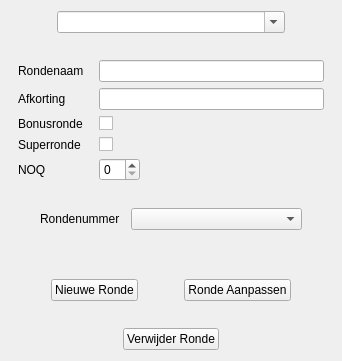
     <widget class="QWidget" name="tab">
      <attribute name="title">
       <string>Rondeinformatie</string>
      </attribute>
      <layout class="QGridLayout" name="gridLayout_6">
       <item row="0" column="0">
        <layout class="QVBoxLayout" name="verticalLayout_2" stretch="2,1,10,1,2,2,2,1,2">
         <item>
          <layout class="QHBoxLayout" name="horizontalLayout_5" stretch="2,10,2">
           <item>
            <spacer name="horizontalSpacer_15">
             <property name="orientation">
              <enum>Qt::Horizontal</enum>
             </property>
             <property name="sizeHint" stdset="0">
              <size>
               <width>40</width>
               <height>20</height>
              </size>
             </property>
            </spacer>
           </item>
           <item>
            <widget class="QComboBox" name="origineelRBox">
             <property name="editable">
              <bool>true</bool>
             </property>
            </widget>
           </item>
           <item>
            <spacer name="horizontalSpacer_16">
             <property name="orientation">
              <enum>Qt::Horizontal</enum>
             </property>
             <property name="sizeHint" stdset="0">
              <size>
               <width>40</width>
               <height>20</height>
              </size>
             </property>
            </spacer>
           </item>
          </layout>
         </item>
         <item>
          <spacer name="verticalSpacer_7">
           <property name="orientation">
            <enum>Qt::Vertical</enum>
           </property>
           <property name="sizeHint" stdset="0">
            <size>
             <width>17</width>
             <height>13</height>
            </size>
           </property>
          </spacer>
         </item>
         <item>
          <layout class="QGridLayout" name="gridLayout_5" rowstretch="10,1,1,1,1" columnstretch="1,10,30,1">
           <item row="0" column="1">
            <widget class="QLabel" name="label_7">
             <property name="text">
              <string>Rondenaam</string>
             </property>
            </widget>
           </item>
           <item row="0" column="2">
            <widget class="QLineEdit" name="RondenaamTxt"/>
           </item>
           <item row="0" column="3">
            <spacer name="horizontalSpacer_17">
             <property name="orientation">
              <enum>Qt::Horizontal</enum>
             </property>
             <property name="sizeHint" stdset="0">
              <size>
               <width>13</width>
               <height>22</height>
              </size>
             </property>
            </spacer>
           </item>
           <item row="1" column="2">
            <widget class="QLineEdit" name="AfkortingTxt"/>
           </item>
           <item row="2" column="1">
            <widget class="QLabel" name="label_3">
             <property name="text">
              <string>Bonusronde</string>
             </property>
            </widget>
           </item>
           <item row="0" column="0">
            <spacer name="horizontalSpacer_18">
             <property name="orientation">
              <enum>Qt::Horizontal</enum>
             </property>
             <property name="sizeHint" stdset="0">
              <size>
               <width>13</width>
               <height>22</height>
              </size>
             </property>
            </spacer>
           </item>
           <item row="3" column="1">
            <widget class="QLabel" name="label_10">
             <property name="text">
              <string>Superronde</string>
             </property>
            </widget>
           </item>
           <item row="2" column="2">
            <widget class="QCheckBox" name="bonusCheck">
             <property name="text">
              <string/>
             </property>
            </widget>
           </item>
           <item row="3" column="2">
            <widget class="QCheckBox" name="superCheck">
             <property name="text">
              <string/>
             </property>
            </widget>
           </item>
           <item row="1" column="1">
            <widget class="QLabel" name="label_11">
             <property name="text">
              <string>Afkorting</string>
             </property>
            </widget>
           </item>
           <item row="4" column="1">
            <widget class="QLabel" name="label_4">
             <property name="text">
              <string>NOQ</string>
             </property>
            </widget>
           </item>
           <item row="4" column="2">
            <widget class="QSpinBox" name="NOQBOX">
             <property name="sizePolicy">
              <sizepolicy hsizetype="Fixed" vsizetype="Fixed">
               <horstretch>0</horstretch>
               <verstretch>0</verstretch>
              </sizepolicy>
             </property>
            </widget>
           </item>
          </layout>
         </item>
         <item>
          <spacer name="verticalSpacer_8">
           <property name="orientation">
            <enum>Qt::Vertical</enum>
           </property>
           <property name="sizeHint" stdset="0">
            <size>
             <width>20</width>
             <height>40</height>
            </size>
           </property>
          </spacer>
         </item>
         <item>
          <layout class="QHBoxLayout" name="horizontalLayout_6" stretch="5,10,1,30,5">
           <item>
            <spacer name="horizontalSpacer_19">
             <property name="orientation">
              <enum>Qt::Horizontal</enum>
             </property>
             <property name="sizeHint" stdset="0">
              <size>
               <width>40</width>
               <height>20</height>
              </size>
             </property>
            </spacer>
           </item>
           <item>
            <widget class="QLabel" name="label_12">
             <property name="text">
              <string>Rondenummer</string>
             </property>
            </widget>
           </item>
           <item>
            <spacer name="horizontalSpacer_20">
             <property name="orientation">
              <enum>Qt::Horizontal</enum>
             </property>
             <property name="sizeHint" stdset="0">
              <size>
               <width>40</width>
               <height>20</height>
              </size>
             </property>
            </spacer>
           </item>
           <item>
            <widget class="QComboBox" name="rondeNummerBox"/>
           </item>
           <item>
            <spacer name="horizontalSpacer_21">
             <property name="orientation">
              <enum>Qt::Horizontal</enum>
             </property>
             <property name="sizeHint" stdset="0">
              <size>
               <width>40</width>
               <height>20</height>
              </size>
             </property>
            </spacer>
           </item>
          </layout>
         </item>
         <item>
          <spacer name="verticalSpacer_9">
           <property name="orientation">
            <enum>Qt::Vertical</enum>
           </property>
           <property name="sizeHint" stdset="0">
            <size>
             <width>20</width>
             <height>40</height>
            </size>
           </property>
          </spacer>
         </item>
         <item>
          <layout class="QHBoxLayout" name="horizontalLayout_7" stretch="1,2,1,2,1">
           <item>
            <spacer name="horizontalSpacer_22">
             <property name="orientation">
              <enum>Qt::Horizontal</enum>
             </property>
             <property name="sizeHint" stdset="0">
              <size>
               <width>40</width>
               <height>20</height>
              </size>
             </property>
            </spacer>
           </item>
           <item>
            <widget class="QPushButton" name="RNieuwBtn">
             <property name="text">
              <string>Nieuwe Ronde</string>
             </property>
            </widget>
           </item>
           <item>
            <spacer name="horizontalSpacer_23">
             <property name="orientation">
              <enum>Qt::Horizontal</enum>
             </property>
             <property name="sizeHint" stdset="0">
              <size>
               <width>40</width>
               <height>20</height>
              </size>
             </property>
            </spacer>
           </item>
           <item>
            <widget class="QPushButton" name="RAanpassenBtn">
             <property name="text">
              <string>Ronde Aanpassen</string>
             </property>
            </widget>
           </item>
           <item>
            <spacer name="horizontalSpacer_24">
             <property name="orientation">
              <enum>Qt::Horizontal</enum>
             </property>
             <property name="sizeHint" stdset="0">
              <size>
               <width>40</width>
               <height>20</height>
              </size>
             </property>
            </spacer>
           </item>
          </layout>
         </item>
         <item>
          <spacer name="verticalSpacer_10">
           <property name="orientation">
            <enum>Qt::Vertical</enum>
           </property>
           <property name="sizeHint" stdset="0">
            <size>
             <width>20</width>
             <height>13</height>
            </size>
           </property>
          </spacer>
         </item>
         <item>
          <layout class="QHBoxLayout" name="horizontalLayout_8">
           <item>
            <spacer name="horizontalSpacer_25">
             <property name="orientation">
              <enum>Qt::Horizontal</enum>
             </property>
             <property name="sizeHint" stdset="0">
              <size>
               <width>40</width>
               <height>20</height>
              </size>
             </property>
            </spacer>
           </item>
           <item>
            <widget class="QPushButton" name="verwijderRBtn">
             <property name="text">
              <string>Verwijder Ronde</string>
             </property>
            </widget>
           </item>
           <item>
            <spacer name="horizontalSpacer_26">
             <property name="orientation">
              <enum>Qt::Horizontal</enum>
             </property>
             <property name="sizeHint" stdset="0">
              <size>
               <width>40</width>
               <height>20</height>
              </size>
             </property>
            </spacer>
           </item>
          </layout>
         </item>
        </layout>
       </item>
      </layout>
     </widget>
